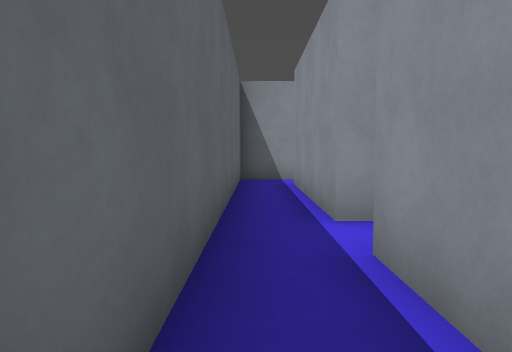
[1] (above)

17 first-person views from a walk through a 3-D level made in the Godot game engine. The camera is 1.5 m above the floor, tilts 4° down and sees 70° across. The floor is counted in squares, 2 m on a side. Each view is taken from the middle of a square. On the plan, view 1 faces up. The plan holds only what a view shows up to about 11 squares ahead; the rest is blank. Surface patterns are stand-ins for the level's own textures.

[2]
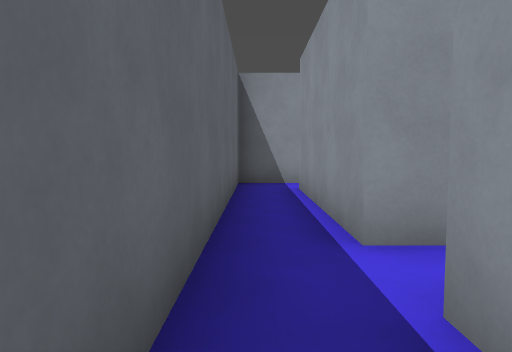

[3]
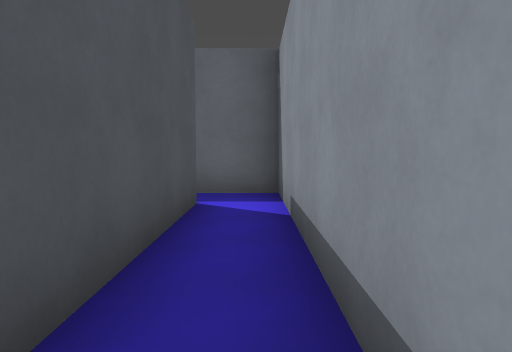

[4]
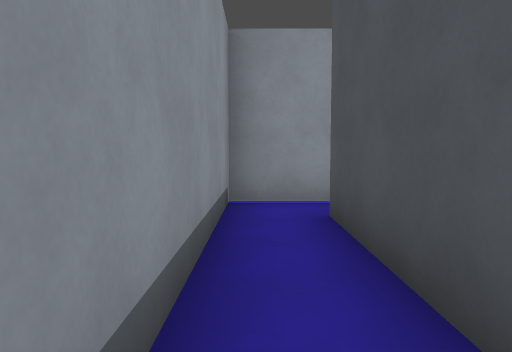

[5]
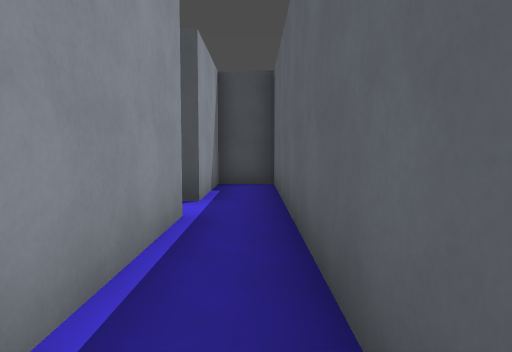

[6]
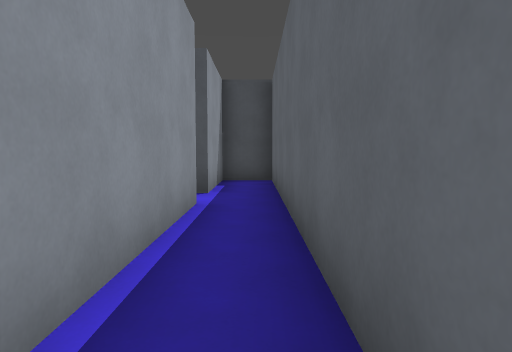

[7]
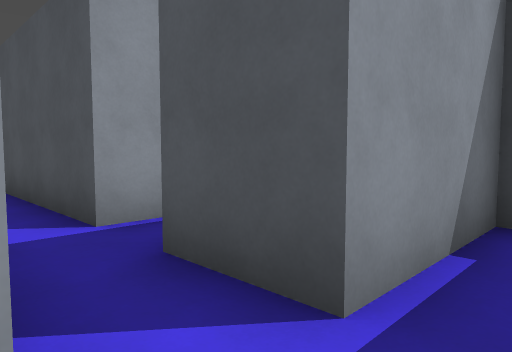

[8]
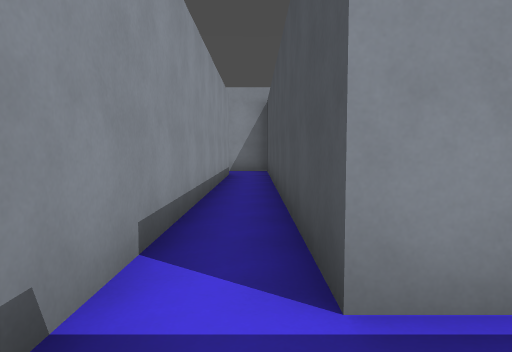

[9]
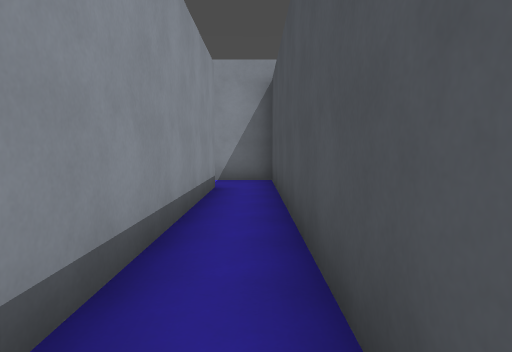

[10]
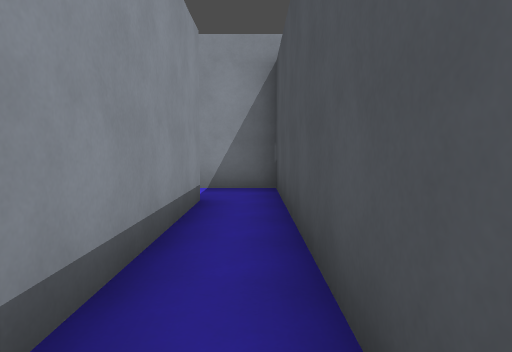

[11]
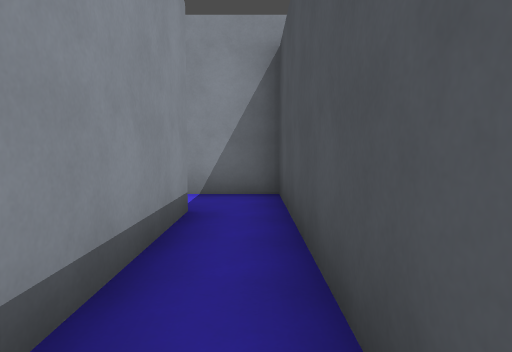

[12]
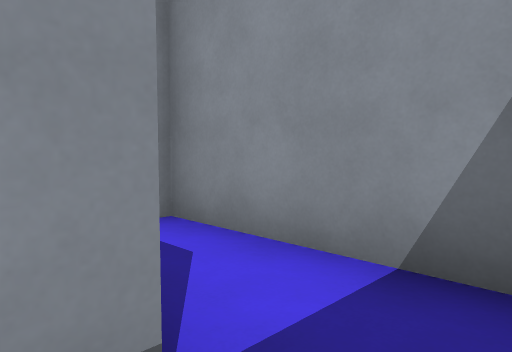

[13]
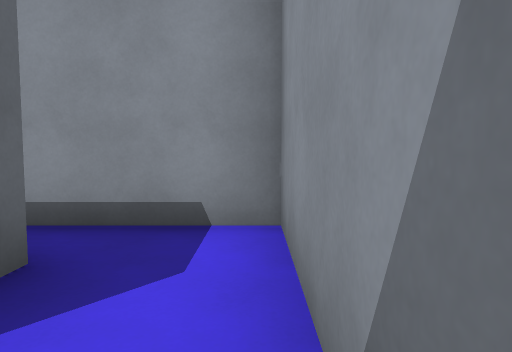

[14]
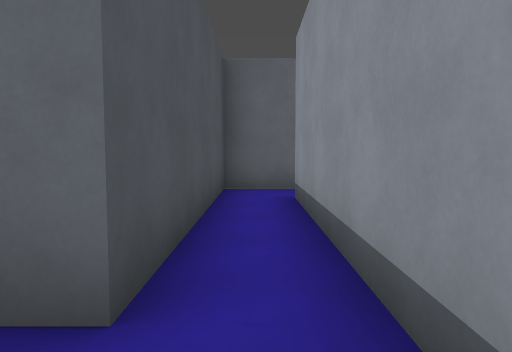

[15]
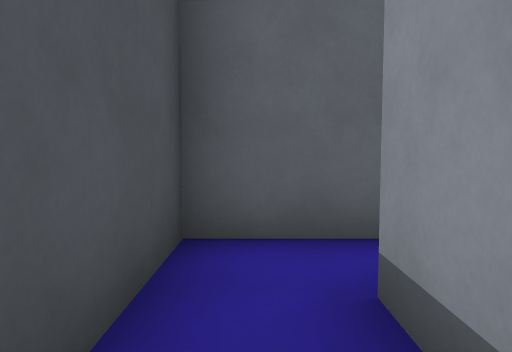

[16]
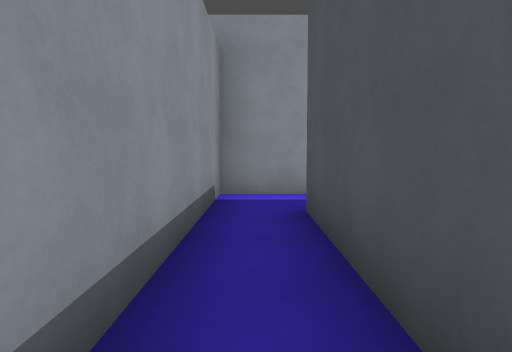

[17]
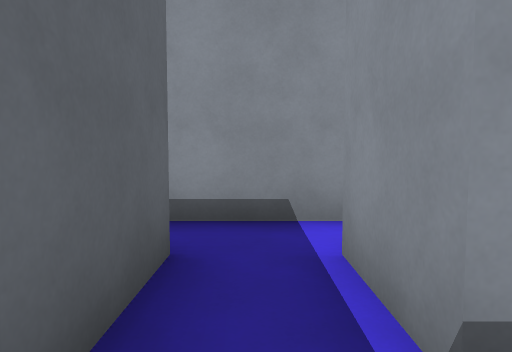

### Floor plan
Key: @ floor where view 1 was taken; # wall or solid block; . floor.
Columns run from 1 left of view 1 to 16 right of it. Each row starts with its distance up from view 1.
 10 #########
  9 #.......#
  8 #.#####.#
  7 #.#      #.#######
  6 #.#      #.......#
  5 #.#      ######..#
  4 #.#############..#
  3 #................#
  2 #.##.#############
  1 #.##.#
  0 #@# .
 -1 ###

Positions as (right, up) in squares from view 1, and headings:
1: (0, 0), facing up
2: (0, 1), facing up
3: (6, 9), facing left
4: (1, 9), facing right
5: (0, 8), facing down
6: (0, 9), facing down
7: (0, 4), facing down-right
8: (2, 3), facing right
9: (6, 3), facing right
10: (8, 3), facing right
11: (9, 3), facing right
12: (13, 3), facing up-right
13: (15, 3), facing up
14: (15, 6), facing left
15: (11, 6), facing left
16: (9, 6), facing right
17: (3, 0), facing up
